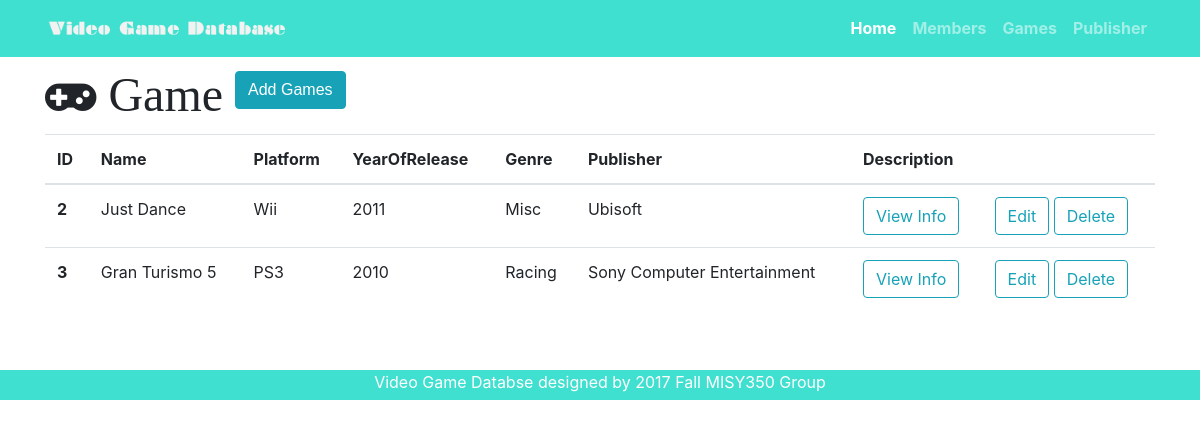
Before: /games with the older database file.
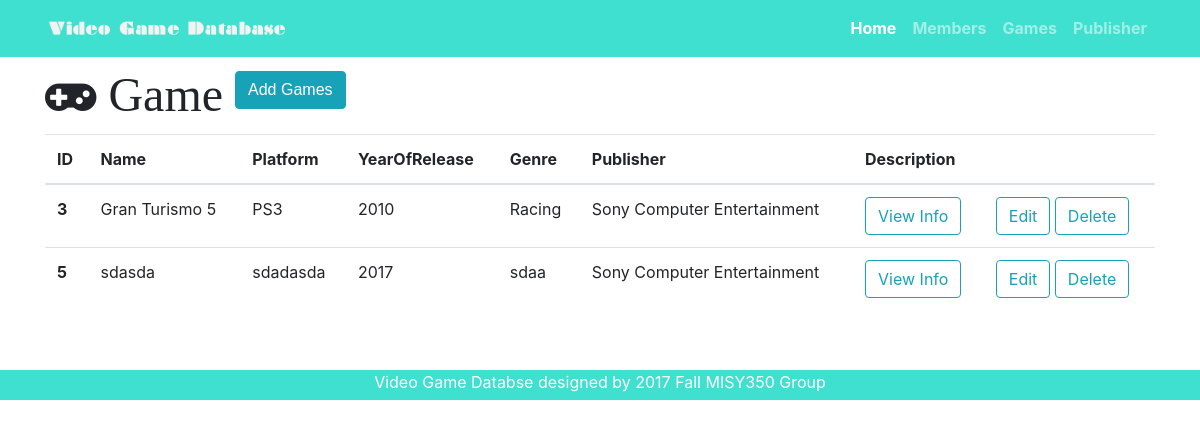
After: the same page with the newer database file.
### videogame.py (models this page shows)
class Game(db.Model):
    __tablename__ = 'games'
    id = db.Column(db.Integer, primary_key=True)
    name = db.Column(db.String(64))
    platform = db.Column(db.String(64))
    year_of_release = db.Column(db.Integer)
    genre = db.Column(db.String(64))
    description = db.Column(db.Text)
    publisher_id = db.Column(db.Integer, db.ForeignKey('publishers.id'))

class Publisher(db.Model):
    __tablename__ = 'publishers'
    id = db.Column(db.Integer, primary_key=True)
    name = db.Column(db.String(64))
    location = db.Column(db.CHAR(2))
    year_founded = db.Column(db.Integer)
    publisher = db.relationship('Game', backref='publisher', cascade='delete')

### videogame.py (the view)
@app.route('/games')
def games():
    games = Game.query.all()
    return render_template('games.html',games=games)

### templates/games.html (shortened to what this page needs)
{% extends "game-base.html" %}
{% block head %}
{{ super () }}
{% endblock %}
{% block page_content %}
<div class="container">
 <i class="fa fa-gamepad fa-3x" aria-hidden="true"> Game
 <a id="add" href="/game/add" class="btn btn-info" role="button" aria-disabled="true">Add Games</a>
</i> {% if games %}
 <table class="table mt-3">
   <thead>
     <tr>
       <th>ID</th>
       <th>Name</th>
       <th>Platform</th>
       <th>YearOfRelease</th>
       <th>Genre</th>
       <th>Publisher</th>
       <th>Description</th>
       <th></th>
     </tr>
   </thead>
   <tbody>
     {% for game in games %}
     <tr>
       <th scope="row">{{ game.id }}</th>
       <td>{{ game.name }}</td>
       <td>{{ game.platform }}</td>
       <td>{{ game.year_of_release }}</td>
       <td>{{ game.genre }}</td>
       <td>{{ game.publisher.name }}</td>
       <td>
          <button type="button" class="btn btn-outline-info" data-toggle="modal" data-target="#{{game.id}}">
                View Info
              </button>
        </td>
       <td>
         <a href="/game/edit/{{game.id}}" class="btn btn-outline-info" role="button" aria-disabled="true">Edit</a>
         <a href="/game/delete/{{game.id}}" class="btn btn-outline-info" role="button">Delete</a>
       </td>
     </tr>
     {% endfor%}
   </tbody>
 </table>
 {% else %}
 <h3>There is no games in the database yet.</h3> {% endif %}
</div>
{% endblock%}

### templates/game-base.html (shortened to what this page needs)
<!DOCTYPE html>
<html lang="en">
<head>
  {% block head %}
  <link rel="stylesheet" href="https://maxcdn.bootstrapcdn.com/bootstrap/4.0.0-beta.2/css/bootstrap.min.css">
  <link rel="stylesheet" href="https://maxcdn.bootstrapcdn.com/font-awesome/4.7.0/css/font-awesome.min.css">
  <link rel="stylesheet" type="text/css" href="{{ url_for('static', filename='css/customstyle.css') }}"> {% endblock %}
</head>
<body>
  <nav class="navbar navbar-expand-lg navbar-dark fixed-top" style="background-color:Turquoise; font-weight: bold;">
    <div class="container">
      <a class="navbar-brand" href="/">
         <img src="{{ url_for('static', filename='img/page-logo.png') }}"
          alt="logo" width="250">
       </a>
      <div class="collapse navbar-collapse" id="navbarResponsive">
        <ul class="navbar-nav ml-auto">
          <li class="nav-item active">
            <a class="nav-link" href="/">Home
              </a>
          </li>
          <li class="nav-item">
            <a class="nav-link" href="/members">Members</a>
          </li>
          <li class="nav-item">
            <a class="nav-link" href="/games">Games</a>
          </li>
          <li class="nav-item">
            <a class="nav-link" href="/publishers">Publisher</a>
          </li>
        </ul>
      </div>
    </div>
  </nav>
  {% block page_content %} {% endblock %}
  {% block footer %}
  <div id="footer">
      <footer>
        <p>Video Game Databse designed by 2017 Fall MISY350 Group </p>
      </footer>
    </div>
  {% endblock %}
</body>
</html>

### static/css/customstyle.css (style rules this page uses)
body { padding-top: 70px; }

### templates/games.html (style rules this page uses)
#add { left: 690px; color: white; font-family: Verdana, Helvetica, Sans-serif; }

### templates/game-base.html (style rules this page uses)
#footer { position: inherit; text-align: center; margin-top: 60px; color: white; bottom:0; width:100%; height:30px; background:Turquoise; }

Changed rows visible on the page:
removed Game: id "2", name "Just Dance", platform "Wii", year_of_release "2011", genre "Misc", publisher.name "Ubisoft"
added Game: id "5", name "sdasda", platform "sdadasda", year_of_release "2017", genre "sdaa", publisher.name "Sony Computer Entertainment"
